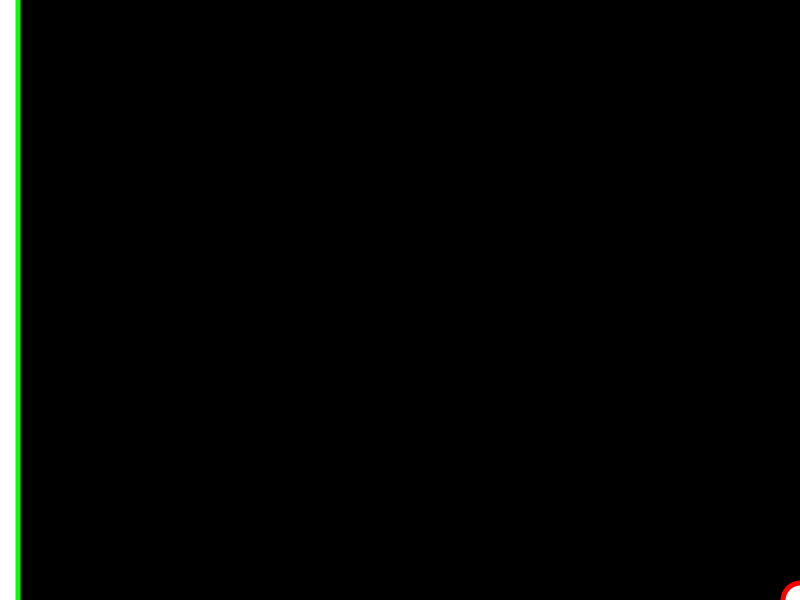
Frame 1 (no input)
Frame 60 (the mouse pressed at the canvas centre just before this capture): identical to frame 1, image omitted
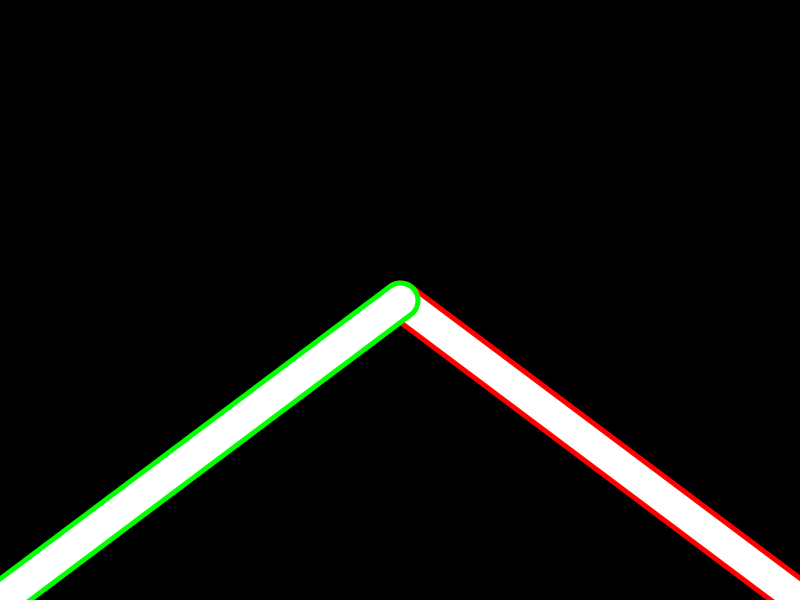
Frame 120 (the mouse held since frame 60 and released just before this capture)

The Processing sketch that drew these frames (run headless with seeded random() and noise(); from frame 60 on, the mouse is pressed at the canvas centre):

// Processing sketch: processing_62586
// ── processing_62586.pde

void setup()
{
  size(800, 600);
  background(0, 0, 0);
  smooth();
  frameRate(60);
}

void draw()
{
  background(0, 0, 0);
  fill(0, 255, 0);
  strokeWeight(40);
  stroke(255, 0, 0);
  line(800, 600, width-mouseX, height-mouseY);
  strokeWeight(30);
  stroke(255, 255, 255);
  line(800, 600, width-mouseX, height-mouseY);
  strokeWeight(40);
  stroke(0, 255, 0);
  line( 0, 600, mouseX, mouseY );
  strokeWeight(30);
  stroke(255, 255, 255);
  line( 0, 600, mouseX, mouseY);
}
